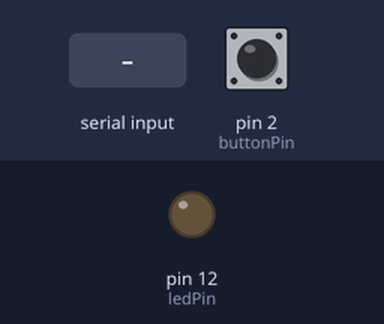
This sketch was run on a simulated Arduino Uno, built with avr-gcc and run on an emulated ATmega328P. Parts: output pins drawn as LEDs (lit = HIGH). The inputs (shaded band) are chosen by the test bench; at power-on: pin 2 (buttonPin) LOW. The modem accepts every AT command (registered, SIM ready, sends succeed) and sends nothing else; what the sketch prints to the serial monitor is not drawn.

Above: at 18.7 s.
18.8 s: "90,45\n" received over the second serial link
At 20.7 s:
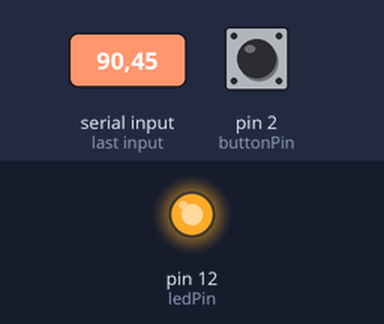
Timing chart, 0 to 22.2 s (numbered marks = the images above; inputs shaded):
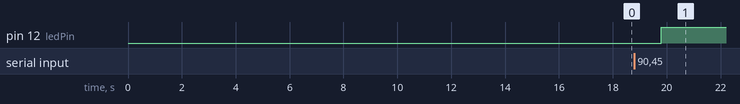

The sketch:

buttonClickTest.ino
```cpp
#include <SoftwareSerial.h>
SoftwareSerial esp8266(10,11);
#define serialCommunicationSpeed 115200
#define DEBUG true

// this constant won't change:
const int buttonPin = 2;  // the pin that the pushbutton is attached to
const int ledPin = 12;    // the pin that the LED is attached to

// Variables will change:
int buttonPushCounter = 0;  // counter for the number of button presses
int buttonState = 0;        // current state of the button
int lastButtonState = 0;    // previous state of the button

void setup()

{

  // initialize the button pin as a input:
  pinMode(buttonPin, INPUT);
  // initialize the LED as an output:
  pinMode(ledPin, OUTPUT);

  Serial.begin(serialCommunicationSpeed);
  esp8266.begin(serialCommunicationSpeed);
  InitWifiModule();


}

void loop()
{

  if(esp8266.available())
 {

   // connect to wireless stuff
    if(esp8266.find("+IPD,"))
    {
     delay(1000);

     int connectionId = esp8266.read()-48;
     String webpage = "<h1>For Fun!</h1>";
     String cipSend = "AT+CIPSEND=";
     cipSend += connectionId;
     cipSend += ",";
     cipSend +=webpage.length();
     cipSend +="\r\n";

     sendData(cipSend,1000,DEBUG);
     sendData(webpage,1000,DEBUG);

     String closeCommand = "AT+CIPCLOSE=";
     closeCommand+=connectionId; // append connection id
     closeCommand+="\r\n";
     sendData(closeCommand,3000,DEBUG);
    }

    // button data
    buttonState = digitalRead(buttonPin);

    // compare the buttonState to its previous state
    if (buttonState != lastButtonState) {
      // if the state has changed, increment the counter
      if (buttonState == HIGH) {
        // if the current state is HIGH then the button went from off to on:
        buttonPushCounter++;
        Serial.println("on");
        Serial.print("number of button pushes: ");
        Serial.println(buttonPushCounter);
      } else {
        // if the current state is LOW then the button went from on to off:
        Serial.println("off");
      }
      // Delay a little bit to avoid bouncing
      delay(50);
    }
    // save the current state as the last state, for next time through the loop
    lastButtonState = buttonState;

    // turns on the LED every four button pushes by checking the modulo of the
    // button push counter. the modulo function gives you the remainder of the
    // division of two numbers:
    if (buttonPushCounter % 4 == 0) {
      digitalWrite(ledPin, HIGH);
    } else {
      digitalWrite(ledPin, LOW);
    }

  }

}

String sendData(String command, const int timeout, boolean debug)
{
    String response = "";
    esp8266.print(command);
    long int time = millis();
    while( (time+timeout) > millis())
    {
      while(esp8266.available())
      {
        char c = esp8266.read();
        response+=c;
      }
    }
    if(debug)
    {
      Serial.print(response);
    }
    return response;
}

void InitWifiModule()
{
  sendData("AT+RST\r\n", 2000, DEBUG);
  sendData("AT+CWJAP=\"Ben\",\"abc123abc123\"\r\n", 2000, DEBUG);
  delay (3000);
  sendData("AT+CWMODE=1\r\n", 1500, DEBUG);
  delay (1500);
  sendData("AT+CIFSR\r\n", 1500, DEBUG);
  delay (1500);
  sendData("AT+CIPMUX=1\r\n", 1500, DEBUG);
  delay (1500);
  sendData("AT+CIPSERVER=1,80\r\n", 1500, DEBUG);

}
```

Measured:
- after the input at 18.8 s, pin 12 (ledPin): LOW → HIGH after 1.0 s
